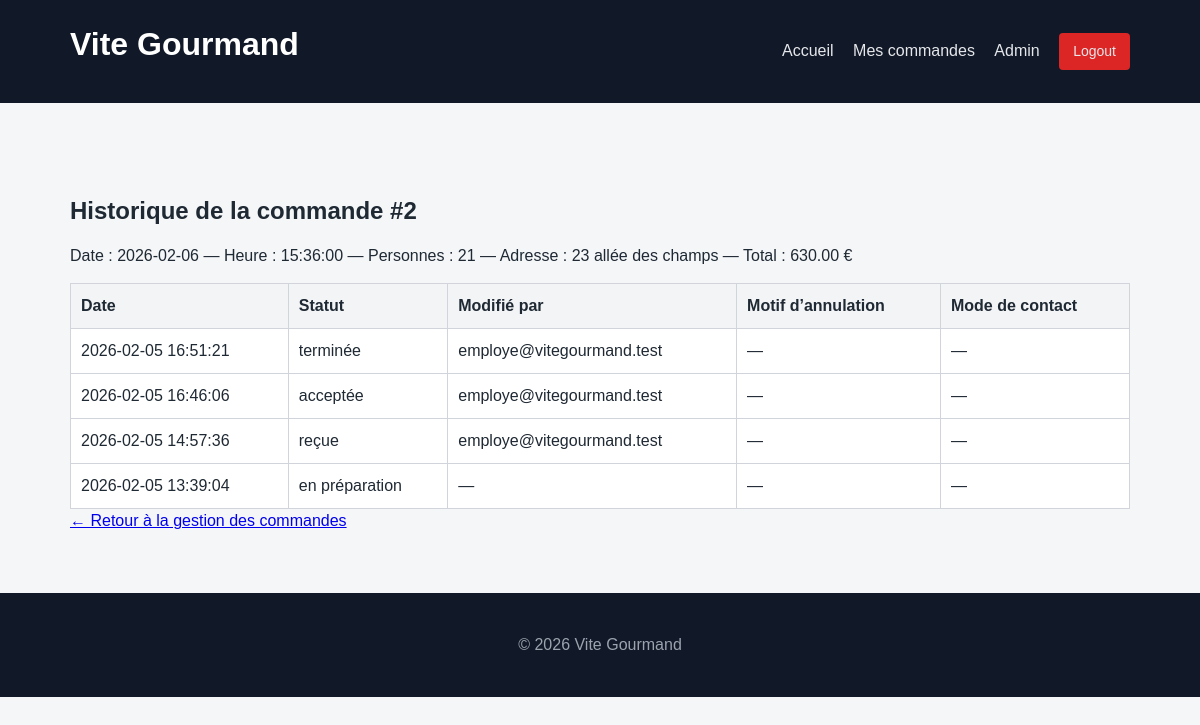
The app's page /commande_historique.php?id=2 (signed in) with its own data.
### tables this page shows
CREATE TABLE `commandes` (
  `id` int(11) NOT NULL,
  `user_id` int(11) NOT NULL,
  `menu_id` int(11) NOT NULL,
  `event_date` date NOT NULL,
  `event_time` time NOT NULL,
  `event_address` varchar(255) NOT NULL,
  `km_outside_bordeaux` decimal(6,2) DEFAULT 0.00,
  `people_count` int(11) NOT NULL,
  `price_food` decimal(10,2) NOT NULL,
  `price_delivery` decimal(10,2) NOT NULL,
  `price_total` decimal(10,2) NOT NULL,
  `status_current` varchar(50) NOT NULL,
  `created_at` datetime DEFAULT current_timestamp(),
  `status` varchar(50) GENERATED ALWAYS AS (`status_current`) STORED
);

CREATE TABLE `commande_historiques` (
  `id` int(11) NOT NULL,
  `commande_id` int(11) NOT NULL,
  `status` varchar(50) NOT NULL,
  `changed_by` int(11) DEFAULT NULL,
  `cancel_reason` text DEFAULT NULL,
  `contact_mode` varchar(50) DEFAULT NULL,
  `changed_at` datetime DEFAULT current_timestamp()
);

CREATE TABLE `users` (
  `id` int(11) NOT NULL,
  `firstname` varchar(100) NOT NULL,
  `lastname` varchar(100) NOT NULL,
  `email` varchar(255) NOT NULL,
  `password_hash` varchar(255) NOT NULL,
  `role_id` int(11) NOT NULL,
  `is_active` tinyint(1) NOT NULL DEFAULT 1,
  `created_at` datetime DEFAULT current_timestamp()
);

### commande_historique.php (the view, shortened to what this page needs)
<?php
require_once 'db.php';
require_once 'partials/header.php';
$commandeId = filter_input(INPUT_GET, 'commande_id', FILTER_VALIDATE_INT);
if (!$commandeId) {
    $commandeId = filter_input(INPUT_GET, 'id', FILTER_VALIDATE_INT);
}
$sqlCommande = "
    SELECT
        c.id,
        c.event_date,
        c.event_time,
        c.people_count,
        c.event_address,
        c.price_total,
        c.status_current,
        u.email AS client_email,
        m.title AS menu_title
    FROM commandes c
    LEFT JOIN users u ON u.id = c.user_id
    LEFT JOIN menus m ON m.id = c.menu_id
    WHERE c.id = :id
    LIMIT 1
";
$stmt = $pdo->prepare($sqlCommande);
$stmt->execute(['id' => $commandeId]);
$commande = $stmt->fetch(PDO::FETCH_ASSOC);
$sqlHist = "
    SELECT
        ch.status,
        ch.cancel_reason,
        ch.contact_mode,
        ch.changed_at,
        u.email AS changed_by_email
    FROM commande_historiques ch
    LEFT JOIN users u ON u.id = ch.changed_by
    WHERE ch.commande_id = :commande_id
    ORDER BY ch.changed_at DESC
";
$stmt = $pdo->prepare($sqlHist);
$stmt->execute(['commande_id' => $commandeId]);
$historiques = $stmt->fetchAll(PDO::FETCH_ASSOC);
?>
<main class="container">
    <h2>Historique de la commande #<?= (int)$commandeId ?></h2>
    <p>
        Date : <?= htmlspecialchars($commande['event_date'] ?? '—') ?>
        — Heure : <?= htmlspecialchars($commande['event_time'] ?? '—') ?>
        — Personnes : <?= htmlspecialchars($commande['people_count'] ?? '—') ?>
        — Adresse : <?= htmlspecialchars($commande['event_address'] ?? '—') ?>
        — Total : <?= htmlspecialchars($commande['price_total'] ?? '0') ?> €
    </p>
    <?php if (empty($historiques)): ?>
        <p>Aucun historique pour cette commande.</p>
    <?php else: ?>
        <table class="table">
            <thead>
                <tr>
                    <th>Date</th>
                    <th>Statut</th>
                    <th>Modifié par</th>
                    <th>Motif d’annulation</th>
                    <th>Mode de contact</th>
                </tr>
            </thead>
            <tbody>
                <?php foreach ($historiques as $h): ?>
                    <tr>
                        <td><?= htmlspecialchars($h['changed_at'] ?? '—') ?></td>
                        <td><?= htmlspecialchars($h['status'] ?? '—') ?></td>
                        <td><?= htmlspecialchars($h['changed_by_email'] ?? '—') ?></td>
                        <td><?= htmlspecialchars($h['cancel_reason'] ?? '—') ?></td>
                        <td><?= htmlspecialchars($h['contact_mode'] ?? '—') ?></td>
                    </tr>
                <?php endforeach; ?>
            </tbody>
        </table>
    <?php endif; ?>
    <p><a href="employe.php">← Retour à la gestion des commandes</a></p>
</main>
<?php require_once 'partials/footer.php'; ?>

### assets/css/style.css (style rules this page uses)
* { box-sizing: border-box; margin: 0; padding: 0; font-family: Arial, Helvetica, sans-serif; }
body { background-color: #f4f6f8; color: #1f2933; line-height: 1.5; }
.container { max-width: 1100px; margin: 0 auto; padding: 20px; }
h1, h2, h3 { margin-bottom: 15px; }
table { width: 100%; border-collapse: collapse; margin-top: 15px; background: #fff; }
th, td { padding: 10px; border: 1px solid #d1d5db; text-align: left; }
th { background-color: #f3f4f6; font-weight: 600; }

### records on screen
commandes: event_date "2026-02-06", event_time "15:36:00", people_count "21", event_address "23 allée des champs", price_total "630.00"
commande_historiques: changed_at "2026-02-05 16:51:21", status "terminée", changed_by.email "employe@vitegourmand.test", cancel_reason "—", contact_mode "—"
commande_historiques: changed_at "2026-02-05 16:46:06", status "acceptée", changed_by.email "employe@vitegourmand.test", cancel_reason "—", contact_mode "—"
commande_historiques: changed_at "2026-02-05 14:57:36", status "reçue", changed_by.email "employe@vitegourmand.test", cancel_reason "—", contact_mode "—"
commande_historiques: changed_at "2026-02-05 13:39:04", status "en préparation", changed_by_email "—", cancel_reason "—", contact_mode "—"

### other values on screen
$commandeId "2"
